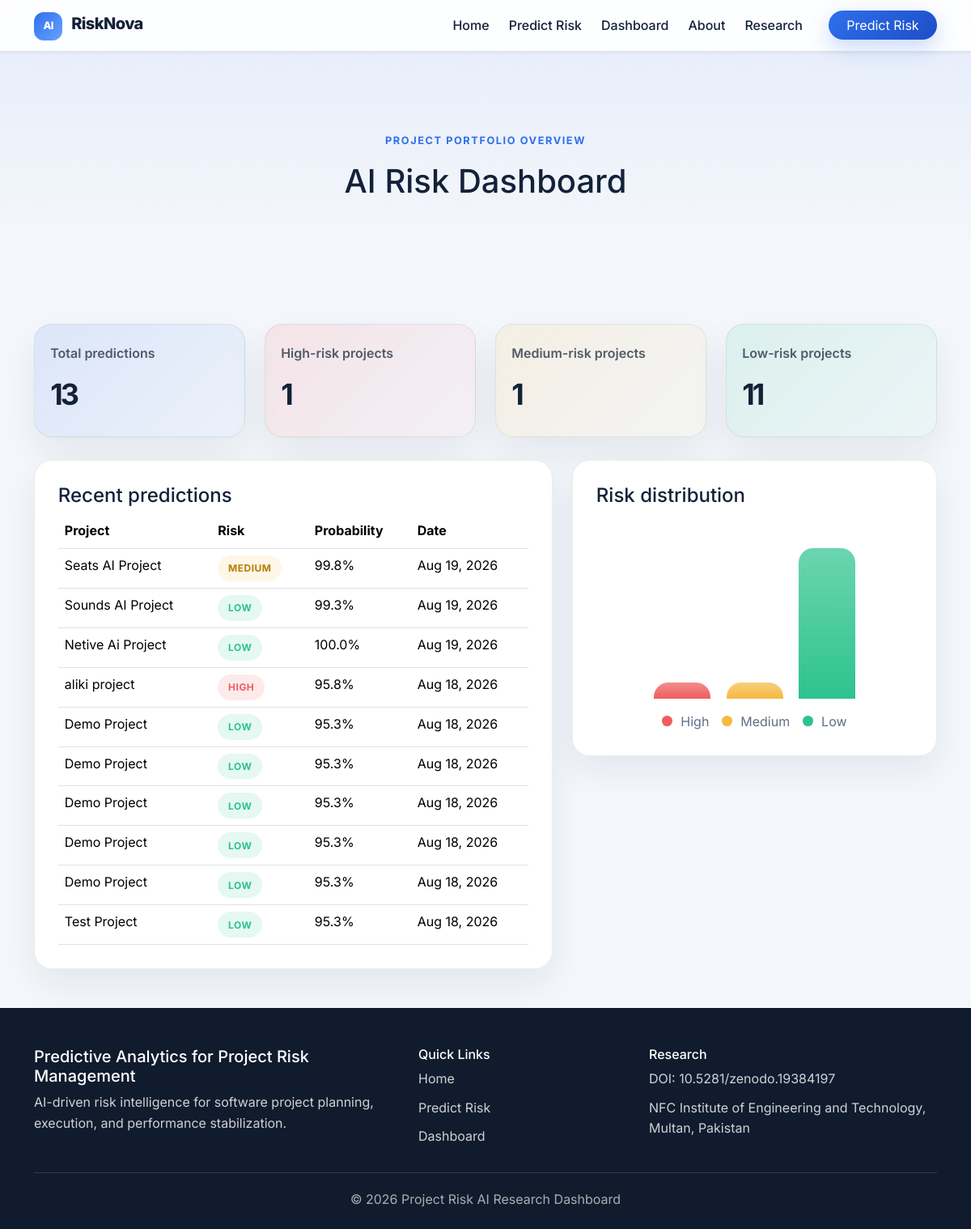
/dashboard/, run on the app's committed database.
### risk_app/models.py (models this page shows, shortened)
class ProjectRiskPrediction(models.Model):
    project_name = models.CharField(max_length=200, default='Unnamed Project')
    project_size = models.CharField(max_length=50)
    team_size = models.IntegerField()
    project_duration = models.IntegerField()
    estimated_cost = models.DecimalField(max_digits=14, decimal_places=2)
    project_complexity = models.CharField(max_length=50)
    requirements_stability = models.CharField(max_length=50)
    requirement_changes = models.IntegerField()
    communication_level = models.CharField(max_length=50)
    project_management_quality = models.CharField(max_length=50)
    resource_availability = models.CharField(max_length=50)
    team_experience = models.CharField(max_length=50)
    technical_expertise = models.CharField(max_length=50)
    testing_level = models.CharField(max_length=50)
    quality_factors = models.CharField(max_length=50)
    previous_defects = models.IntegerField()
    risk_level = models.CharField(max_length=30)
    risk_category = models.CharField(max_length=30)
    risk_probability = models.FloatField()
    confidence = models.FloatField()
    main_contributing_factors = models.JSONField(default=list)
    recommendations = models.JSONField(default=list)
    created_at = models.DateTimeField(auto_now_add=True)
    class Meta:
        ordering = ['-created_at']

### risk_app/views.py (the view)
# urls.py: path('dashboard/', views.dashboard, name='dashboard'),
def dashboard(request):
    predictions = ProjectRiskPrediction.objects.all()[:10]
    total = ProjectRiskPrediction.objects.count()
    high = ProjectRiskPrediction.objects.filter(risk_level__iexact='HIGH').count()
    medium = ProjectRiskPrediction.objects.filter(risk_level__iexact='MEDIUM').count()
    low = ProjectRiskPrediction.objects.filter(risk_level__iexact='LOW').count()
    risk_distribution = {
        'High Risk': high,
        'Medium Risk': medium,
        'Low Risk': low,
    }
    high_percent = round((high / total) * 100, 1) if total else 0
    medium_percent = round((medium / total) * 100, 1) if total else 0
    low_percent = round((low / total) * 100, 1) if total else 0
    context = {
        'predictions': predictions,
        'total_predictions': total,
        'high_risk_projects': high,
        'medium_risk_projects': medium,
        'low_risk_projects': low,
        'risk_distribution': risk_distribution,
        'high_percent': high_percent,
        'medium_percent': medium_percent,
        'low_percent': low_percent,
    }
    return render(request, 'dashboard.html', context)

### templates/dashboard.html (shortened to what this page needs)
{% extends 'base.html' %}
{% block content %}
<section class="page-hero">
    <div class="container py-5">
        <div class="text-center">
            <span class="eyebrow">Project portfolio overview</span>
            <h1>AI Risk Dashboard</h1>
        </div>
    </div>
</section>
<section class="section pb-5">
    <div class="container">
        <div class="row g-4">
            <div class="col-md-6 col-xl-3">
                <div class="stat-card primary">
                    <span>Total predictions</span>
                    <strong>{{ total_predictions }}</strong>
                </div>
            </div>
            <div class="col-md-6 col-xl-3">
                <div class="stat-card danger">
                    <span>High-risk projects</span>
                    <strong>{{ high_risk_projects }}</strong>
                </div>
            </div>
            <div class="col-md-6 col-xl-3">
                <div class="stat-card warning">
                    <span>Medium-risk projects</span>
                    <strong>{{ medium_risk_projects }}</strong>
                </div>
            </div>
            <div class="col-md-6 col-xl-3">
                <div class="stat-card success">
                    <span>Low-risk projects</span>
                    <strong>{{ low_risk_projects }}</strong>
                </div>
            </div>
        </div>
        <div class="row g-4 mt-1">
            <div class="col-lg-7">
                <div class="result-card">
                    <h4>Recent predictions</h4>
                    <div class="table-responsive">
                        <table class="table dashboard-table">
                            <thead>
                                <tr>
                                    <th>Project</th>
                                    <th>Risk</th>
                                    <th>Probability</th>
                                    <th>Date</th>
                                </tr>
                            </thead>
                            <tbody>
                                {% for prediction in predictions %}
                                <tr>
                                    <td>{{ prediction.project_name }}</td>
                                    <td><span class="risk-badge {{ prediction.risk_level|lower }}">{{ prediction.risk_level }}</span></td>
                                    <td>{{ prediction.risk_probability|floatformat:1 }}%</td>
                                    <td>{{ prediction.created_at|date:'M d, Y' }}</td>
                                </tr>
                                {% empty %}
                                <tr>
                                    <td colspan="4">No predictions available yet.</td>
                                </tr>
                                {% endfor %}
                            </tbody>
                        </table>
                    </div>
                </div>
            </div>
            <div class="col-lg-5">
                <div class="result-card">
                    <h4>Risk distribution</h4>
                    <div class="distribution-chart">
                        <div class="chart-bar high" style="height: {{ high_percent }}%"></div>
                        <div class="chart-bar medium" style="height: {{ medium_percent }}%"></div>
                        <div class="chart-bar low" style="height: {{ low_percent }}%"></div>
                    </div>
                    <div class="chart-legend">
                        <span><i class="legend-dot high"></i> High</span>
                        <span><i class="legend-dot medium"></i> Medium</span>
                        <span><i class="legend-dot low"></i> Low</span>
                    </div>
                </div>
            </div>
        </div>
    </div>
</section>
{% endblock %}

### templates/base.html (shortened to what this page needs)
{% load static %}
<!DOCTYPE html>
<html lang="en">
<head>
    <link href="https://cdn.jsdelivr.net/npm/bootstrap@5.3.3/dist/css/bootstrap.min.css" rel="stylesheet">
    <link rel="stylesheet" href="{% static 'css/style.css' %}">
</head>
<body>
    <nav class="navbar navbar-expand-lg navbar-light fixed-top shadow-sm">
        <div class="container">
            <a class="navbar-brand" href="{% url 'home' %}">
                <span class="brand-mark">AI</span>
                RiskNova
            </a>
            <div class="collapse navbar-collapse" id="mainNav">
                <ul class="navbar-nav ms-auto align-items-lg-center gap-lg-2">
                    <li class="nav-item"><a class="nav-link" href="{% url 'home' %}#home">Home</a></li>
                    <li class="nav-item"><a class="nav-link" href="{% url 'predict_form' %}">Predict Risk</a></li>
                    <li class="nav-item"><a class="nav-link" href="{% url 'dashboard' %}">Dashboard</a></li>
                    <li class="nav-item"><a class="nav-link" href="{% url 'home' %}#about">About</a></li>
                    <li class="nav-item"><a class="nav-link" href="{% url 'home' %}#research">Research</a></li>
                    <li class="nav-item ms-lg-3">
                        <a class="btn btn-primary btn-pill" href="{% url 'predict_form' %}">Predict Risk</a>
                    </li>
                </ul>
            </div>
        </div>
    </nav>
    {% block content %}{% endblock %}
    <footer class="footer">
        <div class="container">
            <div class="row gy-4">
                <div class="col-lg-5">
                    <h5>Predictive Analytics for Project Risk Management</h5>
                    <p>AI-driven risk intelligence for software project planning, execution, and performance stabilization.</p>
                </div>
                <div class="col-lg-3">
                    <h6>Quick Links</h6>
                    <ul>
                        <li><a href="{% url 'home' %}">Home</a></li>
                        <li><a href="{% url 'predict_form' %}">Predict Risk</a></li>
                        <li><a href="{% url 'dashboard' %}">Dashboard</a></li>
                    </ul>
                </div>
                <div class="col-lg-4">
                    <h6>Research</h6>
                    <ul>
                        <li><a href="https://doi.org/10.5281/zenodo.19384197" target="_blank" rel="noreferrer">DOI: 10.5281/zenodo.19384197</a></li>
                        <li>NFC Institute of Engineering and Technology, Multan, Pakistan</li>
                    </ul>
                </div>
            </div>
            <div class="footer-bottom">
                &copy; 2026 Project Risk AI Research Dashboard
            </div>
        </div>
    </footer>
</body>
</html>

### static/css/style.css (style rules this page uses)
:root { --bg: #f4f7fb; --panel: #ffffff; --panel-alt: #eef4ff; --primary: #2f6fed; --primary-dark: #1d4ec7; --secondary: #132238; --muted: #5f6f86; --border: rgba(15, 32, 56, 0.08); --shadow: 0 18px 45px rgba(28, 41, 64, 0.08); --success: #2dc38e; --warning: #f5b942; --danger: #ef5d5d; --risk-high: #ef5d5d; --risk-medium: #f5b942; --risk-low: #2dc38e; }
* { box-sizing: border-box; }
html { scroll-behavior: smooth; }
body { font-family: 'Inter', sans-serif; background: var(--bg); color: var(--secondary); line-height: 1.6; }
.navbar { background: rgba(255,255,255,0.9); backdrop-filter: blur(8px); }
.navbar-brand { font-weight: 800; color: var(--secondary); letter-spacing: -0.03em; }
.brand-mark { display: inline-flex; width: 2.2rem; height: 2.2rem; border-radius: 12px; align-items: center; justify-content: center; background: linear-gradient(135deg, var(--primary), #67a3ff); color: white; margin-right: 0.45rem; font-size: 0.8rem; }
.nav-link { font-weight: 500; color: var(--secondary) !important; }
.btn-pill { border-radius: 999px; padding-left: 1.4rem; padding-right: 1.4rem; }
.btn-primary { background: linear-gradient(135deg, var(--primary), var(--primary-dark)); border: none; box-shadow: 0 10px 26px rgba(47, 111, 237, 0.25); }
.eyebrow { display: inline-block; font-size: 0.8rem; font-weight: 700; letter-spacing: 0.12em; text-transform: uppercase; color: var(--primary); margin-bottom: 1rem; }
.section { padding: 6rem 0; }
.info-card, .feature-card, .result-card, .predict-card, .about-card, .stat-card { background: var(--panel); border: 1px solid var(--border); border-radius: 22px; box-shadow: var(--shadow); }
.page-hero { padding-top: 7rem; background: linear-gradient(180deg, rgba(47,111,237,0.08), transparent); }
.result-card { padding: 1.8rem; }
.stat-card { padding: 1.4rem 1.2rem; min-height: 140px; display: flex; flex-direction: column; justify-content: space-between; }
.stat-card span { color: rgba(19,34,56,0.72); font-weight: 600; }
.stat-card strong { font-size: clamp(2rem, 3vw, 2.6rem); letter-spacing: -0.08em; }
.stat-card.primary { background: linear-gradient(135deg, rgba(47,111,237,0.12), rgba(47,111,237,0.04)); }
.stat-card.danger { background: linear-gradient(135deg, rgba(239,93,93,0.12), rgba(239,93,93,0.04)); }
.stat-card.warning { background: linear-gradient(135deg, rgba(245,185,66,0.12), rgba(245,185,66,0.04)); }
.stat-card.success { background: linear-gradient(135deg, rgba(45,195,142,0.12), rgba(45,195,142,0.04)); }
.dashboard-table { margin: 0; }
.risk-badge { display: inline-flex; padding: 0.4rem 0.8rem; border-radius: 999px; font-size: 0.75rem; font-weight: 700; letter-spacing: 0.04em; text-transform: uppercase; }
.risk-badge.high { background: rgba(239,93,93,0.12); color: var(--danger); }
.risk-badge.medium { background: rgba(245,185,66,0.12); color: #b77d00; }
.risk-badge.low { background: rgba(45,195,142,0.12); color: var(--success); }
.distribution-chart { display: flex; align-items: end; justify-content: center; gap: 1.2rem; height: 220px; margin-top: 1rem; }
.chart-bar { width: 70px; min-height: 20px; border-radius: 18px 18px 0 0; position: relative; }
.chart-bar.high { background: linear-gradient(180deg, rgba(239,93,93,0.7), rgba(239,93,93,1)); }
.chart-bar.medium { background: linear-gradient(180deg, rgba(245,185,66,0.7), rgba(245,185,66,1)); }
.chart-bar.low { background: linear-gradient(180deg, rgba(45,195,142,0.7), rgba(45,195,142,1)); }
.chart-legend { display: flex; justify-content: center; gap: 1rem; flex-wrap: wrap; margin-top: 1rem; color: var(--muted); }
.legend-dot { width: 0.8rem; height: 0.8rem; border-radius: 50%; display: inline-block; margin-right: 0.35rem; }
.legend-dot.high { background: var(--danger); }
.legend-dot.medium { background: var(--warning); }
.legend-dot.low { background: var(--success); }
.footer { background: #101b2d; color: rgba(255,255,255,0.8); padding: 3rem 0 1.5rem; }
.footer h5, .footer h6 { color: white; }
.footer ul { list-style: none; padding: 0; margin: 0; display: grid; gap: 0.6rem; }
.footer a { color: rgba(255,255,255,0.8); text-decoration: none; }
.footer-bottom { margin-top: 2rem; padding-top: 1.2rem; border-top: 1px solid rgba(255,255,255,0.14); text-align: center; color: rgba(255,255,255,0.64); }

### data on the page
ProjectRiskPrediction: project_name "Seats AI Project", risk_level "MEDIUM", risk_probability "99.8", created_at "Aug 19, 2026"
ProjectRiskPrediction: project_name "Sounds AI Project", risk_level "LOW", risk_probability "99.3", created_at "Aug 19, 2026"
ProjectRiskPrediction: project_name "Netive Ai Project", risk_level "LOW", risk_probability "100.0", created_at "Aug 19, 2026"
ProjectRiskPrediction: project_name "aliki project", risk_level "HIGH", risk_probability "95.8", created_at "Aug 18, 2026"
ProjectRiskPrediction: project_name "Demo Project", risk_level "LOW", risk_probability "95.3", created_at "Aug 18, 2026"
ProjectRiskPrediction: project_name "Demo Project", risk_level "LOW", risk_probability "95.3", created_at "Aug 18, 2026"
ProjectRiskPrediction: project_name "Demo Project", risk_level "LOW", risk_probability "95.3", created_at "Aug 18, 2026"
ProjectRiskPrediction: project_name "Demo Project", risk_level "LOW", risk_probability "95.3", created_at "Aug 18, 2026"
ProjectRiskPrediction: project_name "Demo Project", risk_level "LOW", risk_probability "95.3", created_at "Aug 18, 2026"
ProjectRiskPrediction: project_name "Test Project", risk_level "LOW", risk_probability "95.3", created_at "Aug 18, 2026"

### other printed values
{{ total_predictions }} "13"
{{ high_risk_projects }} "1"
{{ medium_risk_projects }} "1"
{{ low_risk_projects }} "11"
